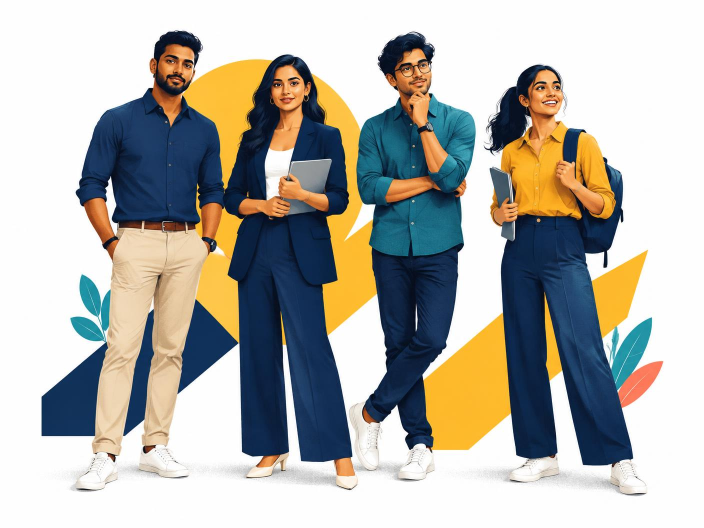
#> input picture src/assets/investor-personalities.jpg, 1408 x 1056 px, found by its file name (shown at 1/2 size)
$ python generate_avatars.py
#> lines starting #> are read from the running program, lines starting #| are printed output that depends on the picture
from PIL import Image, ImageDraw
import os

img = Image.open('src/assets/investor-personalities.jpg')
#> img is the input picture: PIL image 1408x1056 RGB; mean R, G, B 179.5, 178.3, 171.6

targets = [
    { 'num': '01', 'name': 'keep-it-cool', 'box': (200, 30, 480, 310) },
    { 'num': '02', 'name': 'smooth-operator', 'box': (435, 85, 715, 365) },
    { 'num': '03', 'name': 'patient-player', 'box': (700, 40, 980, 320) },
    { 'num': '04', 'name': 'opportunity-hunter', 'box': (965, 95, 1255, 385) },
]

size = 400
mask = Image.new('L', (size, size), 0)
#> mask: PIL image 400x400 L; every value is 0
draw = ImageDraw.Draw(mask)
draw.ellipse((0, 0, size, size), fill=255)

for t in targets:
    cropped = img.crop(t['box'])
    im = cropped.resize((size, size), Image.Resampling.LANCZOS).convert('RGBA')

    # Save circular transparent PNG
    circle_im = Image.new('RGBA', (size, size), (255, 255, 255, 0))
    circle_im.paste(im, (0, 0), mask)

    filename = f"investor-type-{t['num']}.png"
    circle_path = os.path.join('src', 'assets', filename)
    circle_im.save(circle_path, 'PNG', optimize=True)
    print(f"Saved {circle_path}")

    pub_path = os.path.join('public', filename)
    circle_im.save(pub_path, 'PNG', optimize=True)

    fcp_path = os.path.join('firstcapitalpages', 'assets', filename)
    if os.path.exists('firstcapitalpages/assets'):
        circle_im.save(fcp_path, 'PNG', optimize=True)
#> this loop made 4 passes
#> pass 1, `cropped = img.crop(t['box'])`:
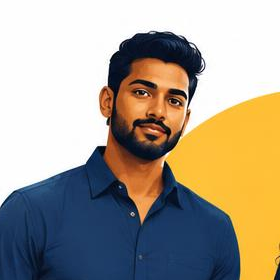
#> cropped: PIL image 280x280 RGB; mean R, G, B 167.7, 159, 143.7
#> pass 1, `circle_im.save(circle_path, 'PNG', optimize=True)`:
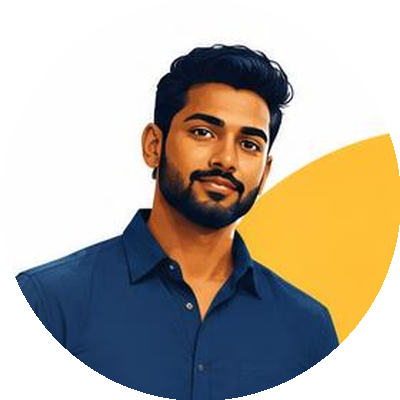
#> saved as investor-type-01.png: PIL image 400x400 RGBA; mean R, G, B, A 183.3, 175.2, 162.6, 201.1; transparent parts drawn white
#> after the loop:
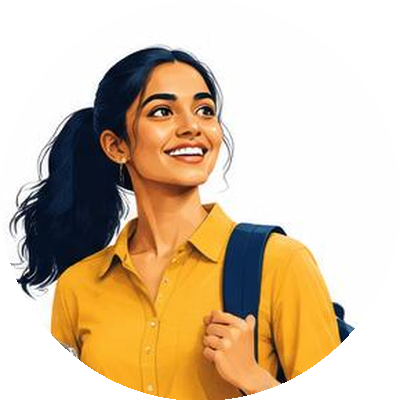
#> circle_im: PIL image 400x400 RGBA; mean R, G, B, A 214, 193, 165.3, 201.1; transparent parts drawn white
#> after the loop:
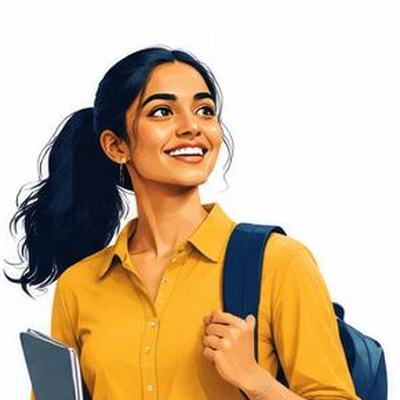
#> im: PIL image 400x400 RGBA; mean R, G, B, A 206.2, 184.2, 154.4, 255

print("All assets saved successfully!")
